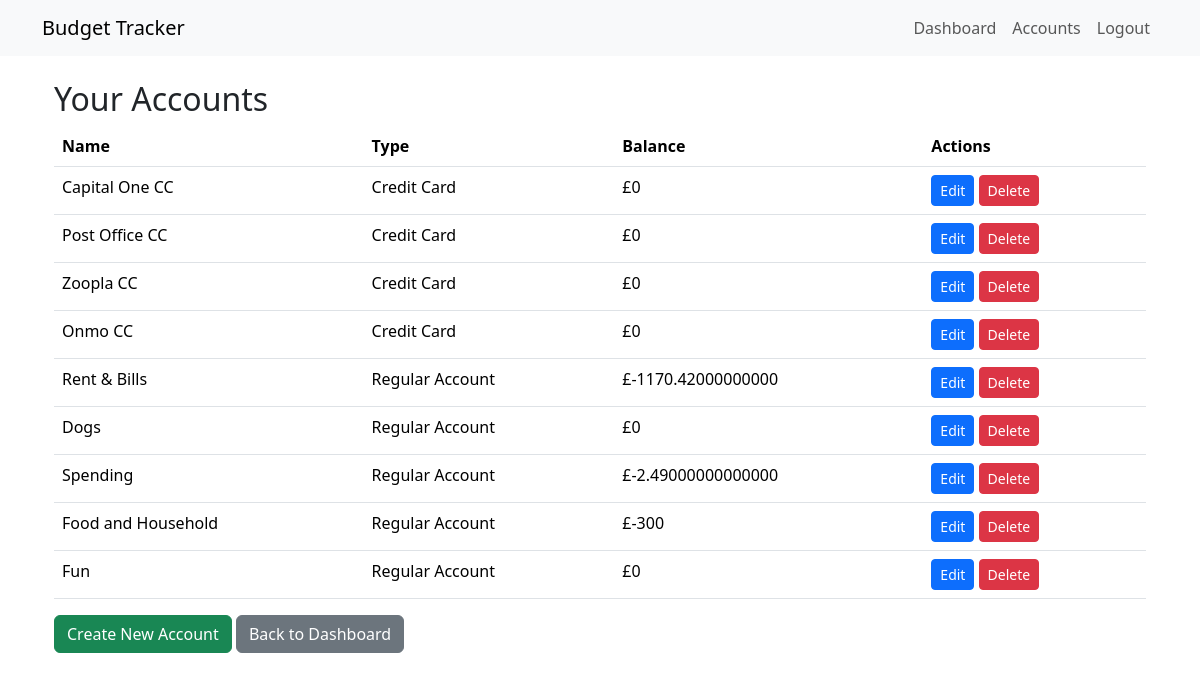
/accounts/accounts/ (signed in), run on the app's committed database.
### accounts/models.py (models this page shows, shortened)
class Account(models.Model):
    user = models.ForeignKey(User, on_delete=models.CASCADE)
    name = models.CharField(max_length=100)
    is_credit_card = models.BooleanField(default=False)
    linked_account = models.ForeignKey('self', on_delete=models.SET_NULL, null=True, blank=True, related_name='credit_cards')
    def get_balance(self):
        total_in = self.transactions.filter(transaction_type='INCOME').aggregate(Sum('amount'))['amount__sum'] or 0
        total_out = self.transactions.filter(transaction_type='EXPENSE').aggregate(Sum('amount'))['amount__sum'] or 0
        return total_in - total_out

### accounts/views.py (the view)
# urls.py: path('accounts/', views.account_list, name='account_list'),
@login_required
def account_list(request):
    accounts = Account.objects.filter(user=request.user)
    return render(request, 'accounts/account_list.html', {'accounts': accounts})

### accounts/templates/accounts/account_list.html (shortened to what this page needs)
{% extends 'base.html' %}
{% block content %}
<div class="container mt-4">
  <h2>Your Accounts</h2>
  <table class="table">
    <thead>
      <tr>
        <th>Name</th>
        <th>Type</th>
        <th>Balance</th>
        <th>Actions</th>
      </tr>
    </thead>
    <tbody>
      {% for account in accounts %}
      <tr>
        <td>{{ account.name }}</td>
        <td>{% if account.is_credit_card %}Credit Card{% else %}Regular Account{% endif %}</td>
        <td>£{{ account.get_balance }}</td>
        <td>
          <a href="{% url 'accounts:account_edit' account.id %}" class="btn btn-sm btn-primary">Edit</a>
          <a href="{% url 'accounts:account_delete' account.id %}" class="btn btn-sm btn-danger">Delete</a>
        </td>
      </tr>
      {% empty %}
      <tr>
        <td colspan="4">You haven't created any accounts yet.</td>
      </tr>
      {% endfor %}
    </tbody>
  </table>
  <a href="{% url 'accounts:account_create' %}" class="btn btn-success">Create New Account</a>
  <a href="{% url 'accounts:dashboard' %}" class="btn btn-secondary">Back to Dashboard</a>
</div>
{% endblock %}

### templates/base.html (shortened to what this page needs)
{% load django_bootstrap5 %}
{% load static %}
<!DOCTYPE html>
<html lang="en">
<head>
    {% bootstrap_css %}
    {% block custom_css %}
        <link rel="stylesheet" href="{% static 'css/main.css' %}">
    {% endblock %}
</head>
<body>
    <nav class="navbar navbar-expand-lg navbar-light bg-light">
        <div class="container">
            <a class="navbar-brand" href="{% url 'home' %}">Budget Tracker</a>
            <div class="collapse navbar-collapse" id="navbarNav">
                <ul class="navbar-nav ms-auto">
                    {% if user.is_authenticated %}
                        <li class="nav-item">
                            <a class="nav-link" href="{% url 'accounts:dashboard' %}">Dashboard</a>
                        </li>
                        <li class="nav-item">
                            <a class="nav-link" href="{% url 'accounts:account_list' %}">Accounts</a>
                        </li>
                        <li class="nav-item">
                            <a class="nav-link" href="{% url 'accounts:logout' %}">Logout</a>
                        </li>
                    {% endif %}
                </ul>
            </div>
        </div>
    </nav>
    <div class="container mt-4">
        {% block content %}{% endblock %}
    </div>
</body>
</html>

### data on the page
Account: name "Capital One CC", is_credit_card "Credit Card", get_balance "0"
Account: name "Post Office CC", is_credit_card "Credit Card", get_balance "0"
Account: name "Zoopla CC", is_credit_card "Credit Card", get_balance "0"
Account: name "Onmo CC", is_credit_card "Credit Card", get_balance "0"
Account: name "Rent & Bills", is_credit_card "Regular Account", get_balance "-1170.42000000000"
Account: name "Dogs", is_credit_card "Regular Account", get_balance "0"
Account: name "Spending", is_credit_card "Regular Account", get_balance "-2.49000000000000"
Account: name "Food and Household", is_credit_card "Regular Account", get_balance "-300"
Account: name "Fun", is_credit_card "Regular Account", get_balance "0"
